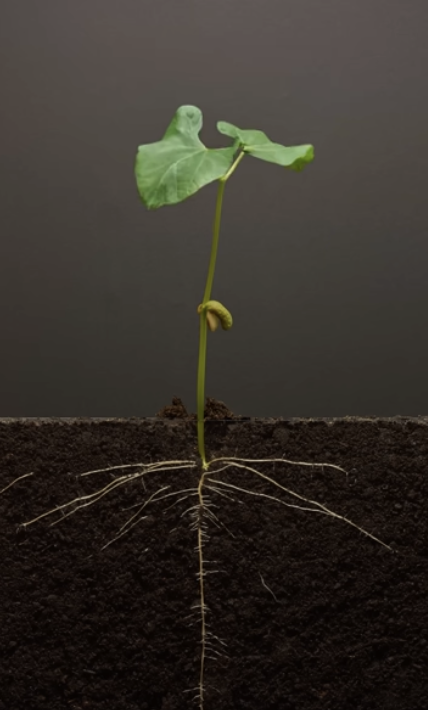
#> input picture chap_6/dataset/plant_one.png, 428 x 710 px
$ python motion_det.py
#> lines starting #> are read from the running program, lines starting #| are printed output that depends on the picture
import cv2
import logging
import sys

def detect_motion(img_one, img_two):
    img_diff = cv2.absdiff(img_one, img_two)
    if img_diff.max() != 0:
        print("Motion detected")
    else:
        print("No motion detected")


image_one = cv2.imread("dataset/plant_one.png")
#> image_one is the input picture: shape (710, 428, 3); mean B, G, R 42.7, 49, 53.9
image_two = cv2.imread("dataset/plant_two.png")
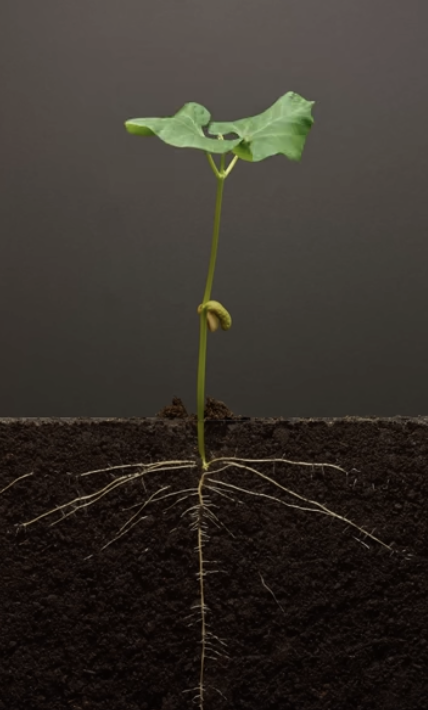
#> input picture chap_6/dataset/plant_two.png, 428 x 710 px
#> image_two is the input picture: shape (710, 428, 3); mean B, G, R 43.2, 49.5, 54.7

if image_one is None or image_two is None:
    logging.error(" Error loading images")
    sys.exit()

detect_motion(image_one, image_two)
#> in detect_motion, `img_diff = cv2.absdiff(img_one, img_two)`:
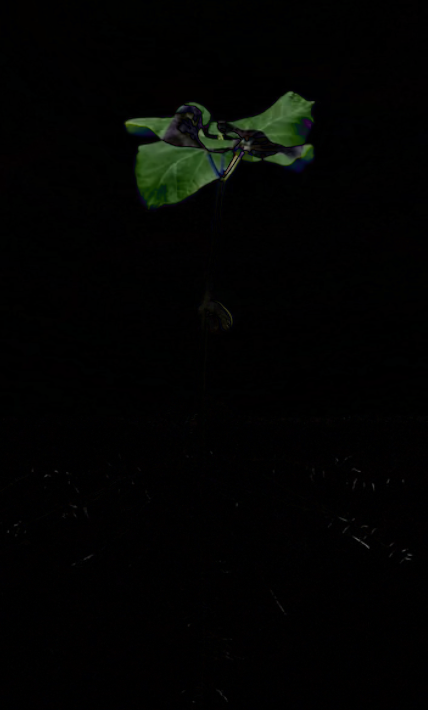
#> img_diff: shape (710, 428, 3); mean B, G, R 2.3, 3.4, 2.6
detect_motion(image_one, image_one)
#> in detect_motion (call 2), `img_diff = cv2.absdiff(img_one, img_two)`: img_diff: shape (710, 428, 3); every value is 0
